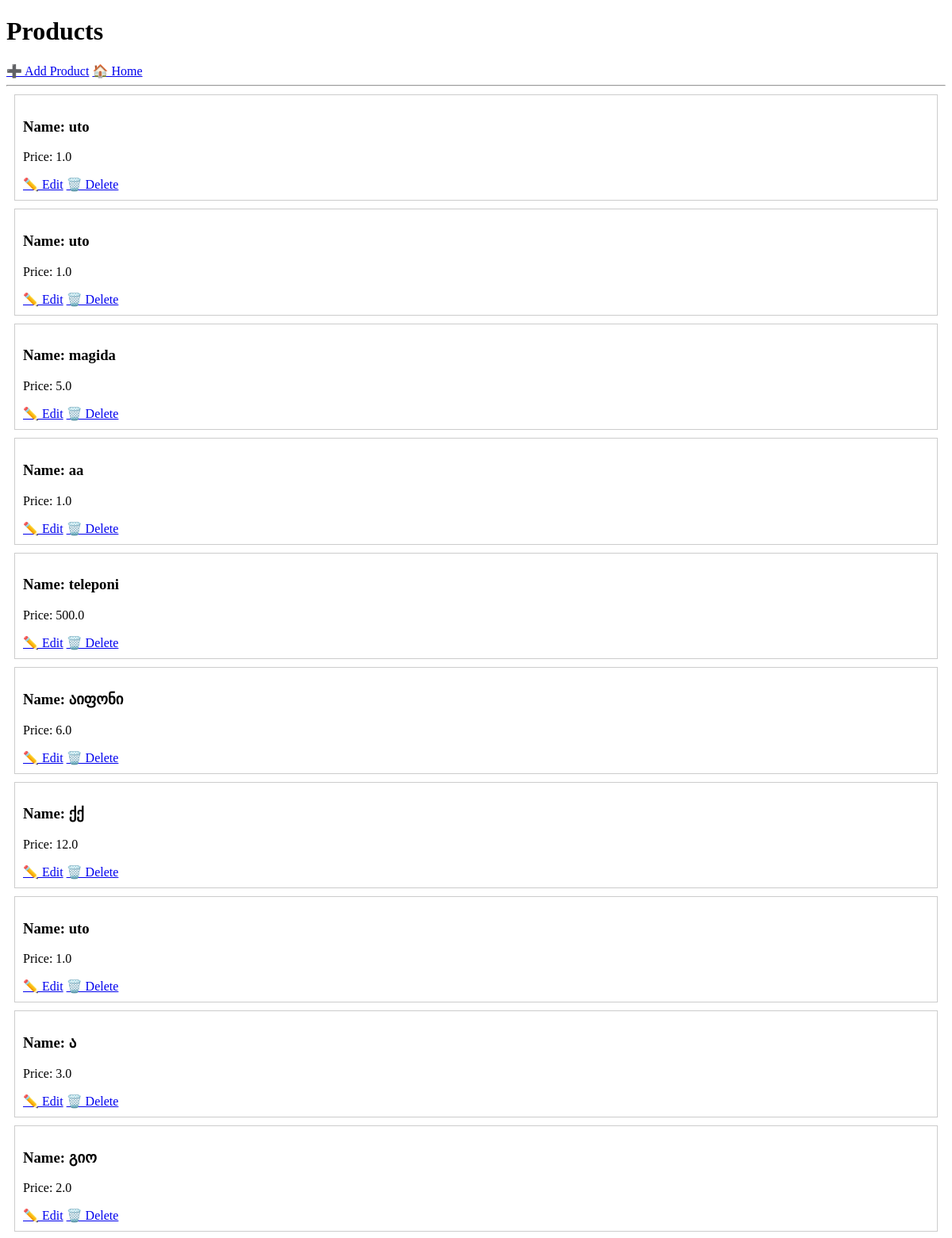
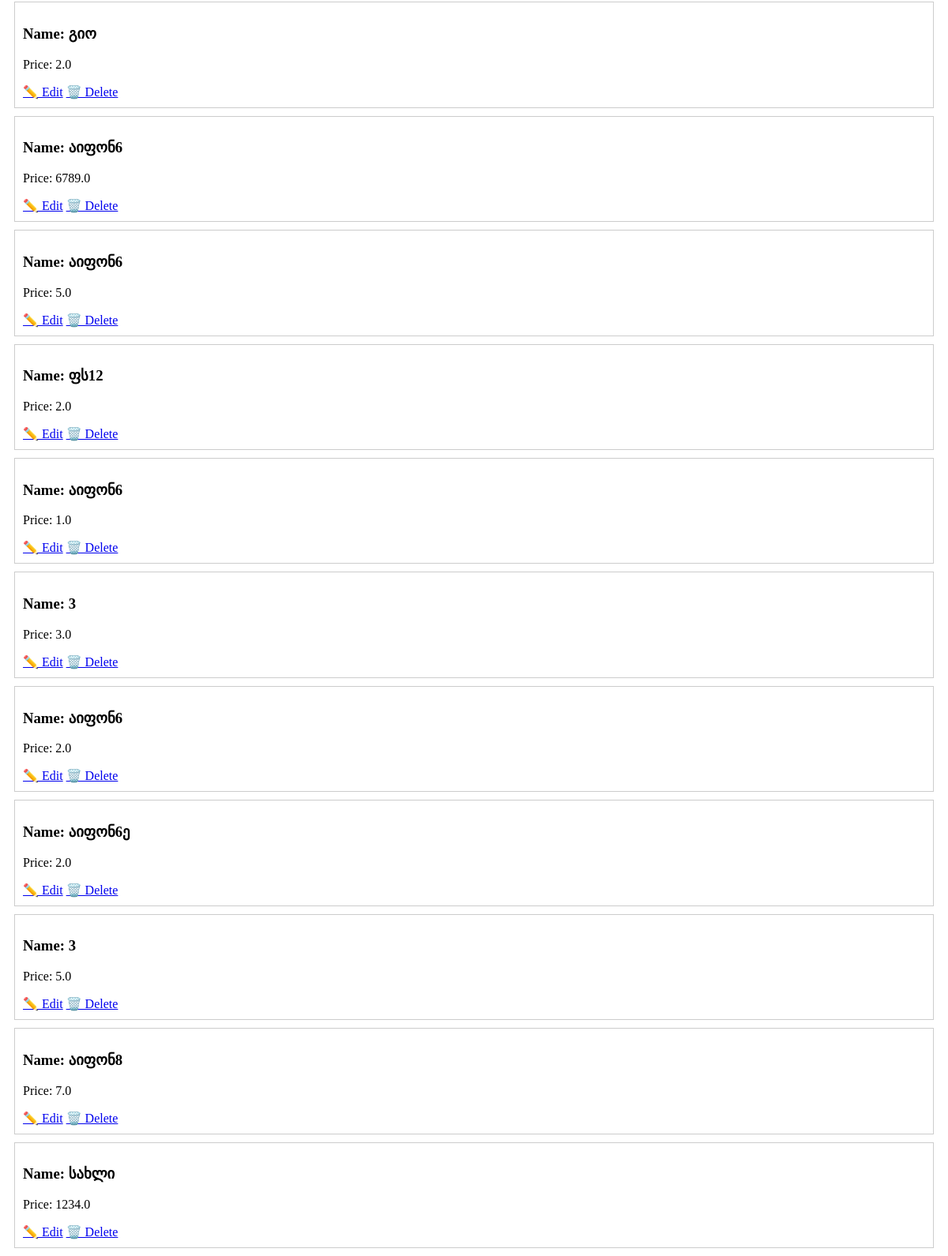
/product/, run on an earlier commit of the app's database (2 pictures, top to bottom).
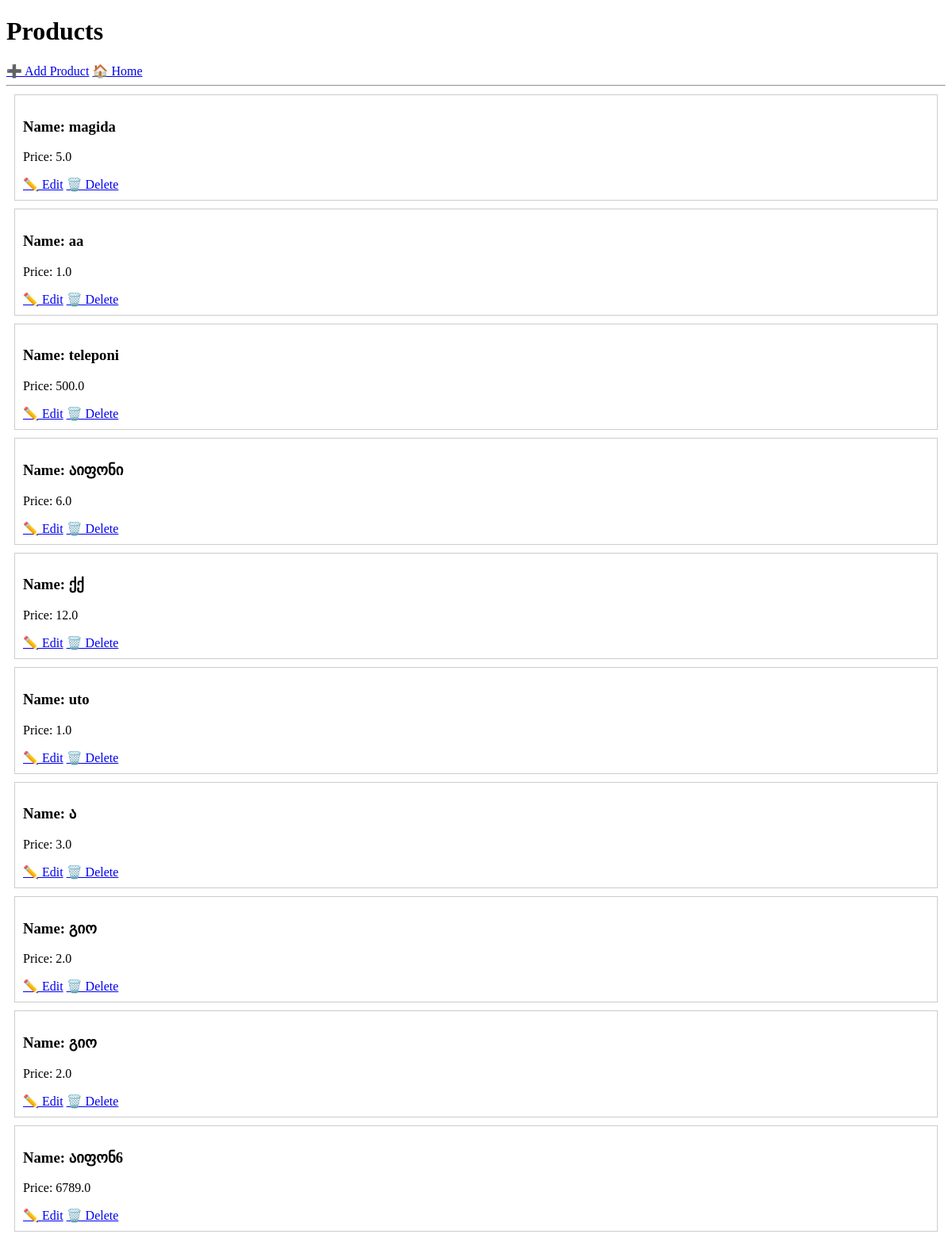
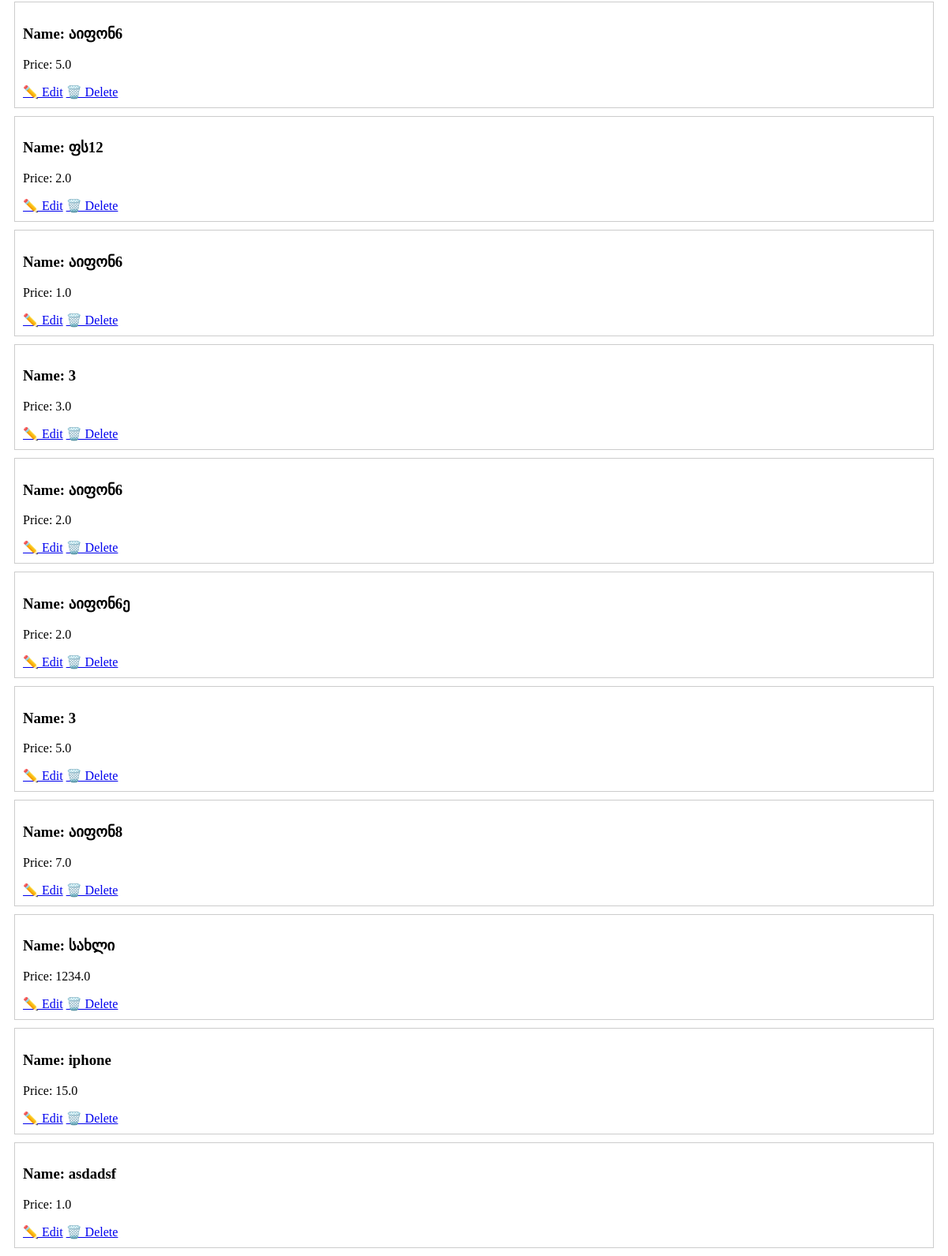
And on a later commit of the database (2 pictures, top to bottom).
### main/models.py (models this page shows, shortened)
class Product(models.Model):
    name = models.CharField(max_length=100)
    price=models.FloatField()

### main/views.py (the view)
# urls.py: path("product/", product_list, name="product_list"),
def product_list(request):
    products = Product.objects.all()
    return render(request, "product_list.html", {"products": products})

### main/templates/product_list.html (shortened to what this page needs)
<!DOCTYPE html>
<html>
<head>
</head>
<body>
<h1>Products</h1>
<a href="{% url 'product_create' %}">➕ Add Product</a>
<a href="{% url 'home' %}">🏠 Home</a>
<hr>
{% for product in products %}
    <div style="border:1px solid #ccc; padding:10px; margin:10px;">
        <h3>Name: {{ product.name }}</h3>
        <p>Price: {{ product.price }}</p>
        <a href="{% url 'product_update' product.id %}">✏️ Edit</a>
        <a href="{% url 'product_delete' product.id %}">🗑️ Delete</a>
    </div>
{% empty %}
    <p>No products yet 😢</p>
{% endfor %}
</body>
</html>

What changed in the data, as far as the page shows it:
removed Product: name "uto", price "1.0"
removed Product: name "uto", price "1.0"
added Product: name "iphone", price "15.0"
added Product: name "asdadsf", price "1.0"
